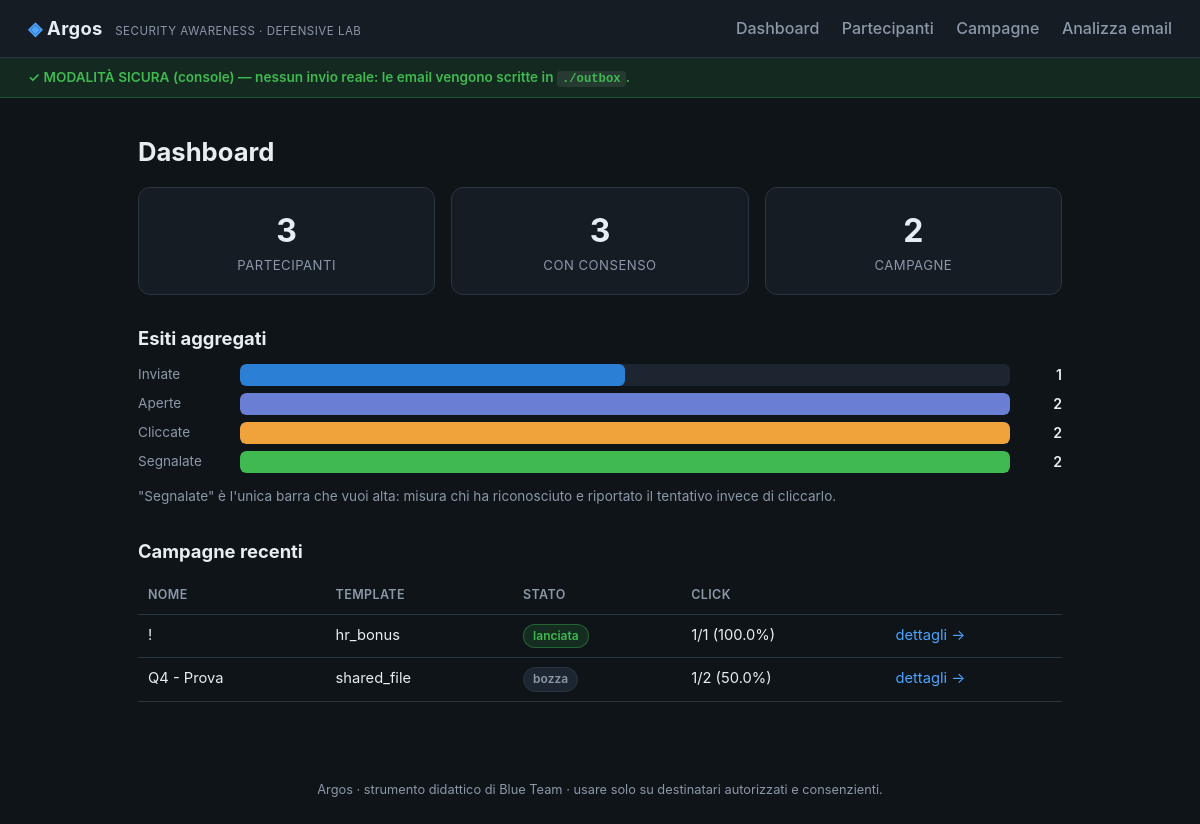
The page / on the database its author committed.
### models.py (models this page shows)
class Campaign(db.Model):
    __tablename__ = "campaigns"
    id = db.Column(db.Integer, primary_key=True)
    name = db.Column(db.String(160), nullable=False)
    template_key = db.Column(db.String(80), nullable=False)
    created_at = db.Column(db.DateTime, default=_utcnow)
    launched_at = db.Column(db.DateTime)
    targets = db.relationship("Target", backref="campaign", lazy=True)
    @property
    def is_launched(self):
        return self.launched_at is not None
    def stats(self):
        total = len(self.targets) # type: ignore
        sent = sum(1 for t in self.targets if t.sent_at) # type: ignore
        opened = sum(1 for t in self.targets if t.opened_at) # type: ignore
        clicked = sum(1 for t in self.targets if t.clicked_at) # type: ignore
        reported = sum(1 for t in self.targets if t.reported_at) # type: ignore
        pct = lambda n: round(100 * n / total, 1) if total else 0.0
        return {
            "total": total, "sent": sent,
            "opened": opened, "opened_pct": pct(opened),
            "clicked": clicked, "clicked_pct": pct(clicked),
            "reported": reported, "reported_pct": pct(reported),
        }

### app.py (the view)
    @app.route("/")
    def dashboard():
        campaigns = Campaign.query.order_by(Campaign.created_at.desc()).all()
        participants = Participant.query.all()
        totals = {
            "participants": len(participants),
            "consented": sum(1 for p in participants if p.consent_given),
            "campaigns": len(campaigns),
        }
        agg = {"sent": 0, "opened": 0, "clicked": 0, "reported": 0}
        for c in campaigns:
            s = c.stats()
            for k in agg:
                agg[k] += s[k]
        return render_template("dashboard.html", campaigns=campaigns,
                               totals=totals, agg=agg)

### config.py (called while the page is built)
    @classmethod
    def sending_is_live(cls) -> bool:
        return cls.EMAIL_BACKEND == "smtp" and cls.AUTHORIZED_USE_ACK

### templates/dashboard.html (shortened to what this page needs)
{% extends "base.html" %}
{% block content %}
<h1>Dashboard</h1>
<div class="cards">
  <div class="card stat"><div class="num">{{ totals.participants }}</div><div class="lbl">Partecipanti</div></div>
  <div class="card stat"><div class="num">{{ totals.consented }}</div><div class="lbl">Con consenso</div></div>
  <div class="card stat"><div class="num">{{ totals.campaigns }}</div><div class="lbl">Campagne</div></div>
</div>
<h2>Esiti aggregati</h2>
{% set maxv = [agg.sent, agg.opened, agg.clicked, agg.reported] | max %}
<div class="bars">
  {% for key, label, cls in [('sent','Inviate','b-sent'), ('opened','Aperte','b-open'), ('clicked','Cliccate','b-click'), ('reported','Segnalate','b-report')] %}
  <div class="barrow">
    <span class="barlabel">{{ label }}</span>
    <div class="bartrack">
      <div class="barfill {{ cls }}" style="width: {{ (100 * agg[key] / maxv) if maxv else 0 }}%"></div>
    </div>
    <span class="barval">{{ agg[key] }}</span>
  </div>
  {% endfor %}
</div>
<p class="hint">"Segnalate" è l'unica barra che vuoi alta: misura chi ha riconosciuto
e riportato il tentativo invece di cliccarlo.</p>
<h2>Campagne recenti</h2>
{% if campaigns %}
<table>
  <tr><th>Nome</th><th>Template</th><th>Stato</th><th>Click</th><th></th></tr>
  {% for c in campaigns %}
  {% set s = c.stats() %}
  <tr>
    <td>{{ c.name }}</td>
    <td>{{ c.template_key }}</td>
    <td>{% if c.is_launched %}<span class="pill ok">lanciata</span>{% else %}<span class="pill">bozza</span>{% endif %}</td>
    <td>{{ s.clicked }}/{{ s.total }} ({{ s.clicked_pct }}%)</td>
    <td><a href="{{ url_for('campaign_detail', cid=c.id) }}">dettagli →</a></td>
  </tr>
  {% endfor %}
</table>
{% else %}
<p class="empty">Nessuna campagna. <a href="{{ url_for('campaigns') }}">Creane una →</a></p>
{% endif %}
{% endblock %}

### static/style.css (style rules this page uses)
:root { --bg:#0f1419; --panel:#161c24; --panel2:#1d2530; --line:#2a3542; --fg:#e6edf3; --muted:#8b98a8; --accent:#4da3ff; --accent2:#2b7fd4; --ok:#3fb950; --warn:#f0a23b; --bad:#f85149; --good:#3fb950; }
* { box-sizing:border-box }
body { margin:0;font-family:-apple-system,BlinkMacSystemFont,"Segoe UI",Roboto,Helvetica,Arial,sans-serif; background:var(--bg);color:var(--fg);line-height:1.55 }
a { color:var(--accent);text-decoration:none }
h1 { font-size:1.6rem;margin:.2em 0 .6em }
h2 { font-size:1.15rem;margin:1.6em 0 .6em }
.hint { color:var(--muted);font-size:.85rem }
.cards { display:flex;gap:16px;flex-wrap:wrap }
.card { background:var(--panel);border:1px solid var(--line);border-radius:12px;padding:18px;flex:1;min-width:180px }
.card.stat { text-align:center }
.card.stat .num { font-size:2rem;font-weight:700 }
.card.stat .lbl { color:var(--muted);font-size:.82rem;text-transform:uppercase;letter-spacing:.5px }
table { width:100%;border-collapse:collapse;margin:10px 0;font-size:.92rem }
th,td { text-align:left;padding:9px 10px;border-bottom:1px solid var(--line);vertical-align:top }
th { color:var(--muted);font-weight:600;font-size:.78rem;text-transform:uppercase;letter-spacing:.4px }
.pill { display:inline-block;padding:2px 9px;border-radius:20px;font-size:.75rem;font-weight:600; background:var(--panel2);color:var(--muted);border:1px solid var(--line) }
.pill.ok { background:rgba(63,185,80,.15);color:var(--ok);border-color:rgba(63,185,80,.4) }
.bars { margin:10px 0 }
.barrow { display:flex;align-items:center;gap:12px;margin:7px 0 }
.barlabel { width:90px;font-size:.85rem;color:var(--muted) }
.bartrack { flex:1;background:var(--panel2);border-radius:6px;height:22px;overflow:hidden }
.barfill { height:100%;border-radius:6px;min-width:2px }
.b-sent { background:var(--accent2) }
.b-open { background:#6a7fd4 }
.b-click { background:var(--warn) }
.b-report { background:var(--good) }
.barval { width:40px;text-align:right;font-weight:600;font-size:.88rem }

### rows shown on the page
Campaign: name "!", template_key "hr_bonus", shows "lanciata", clicked "1", total "1", clicked_pct "100.0"
Campaign: name "Q4 - Prova", template_key "shared_file", shows "bozza", clicked "1", total "2", clicked_pct "50.0"

### other values the page prints
{{ email_backend }} "console"
{{ totals.participants }} "3"
{{ totals.consented }} "3"
{{ totals.campaigns }} "2"
{{ label }} "Inviate" "Aperte" "Cliccate" "Segnalate"
{{ agg[key] }} "1" "2" "2" "2"
